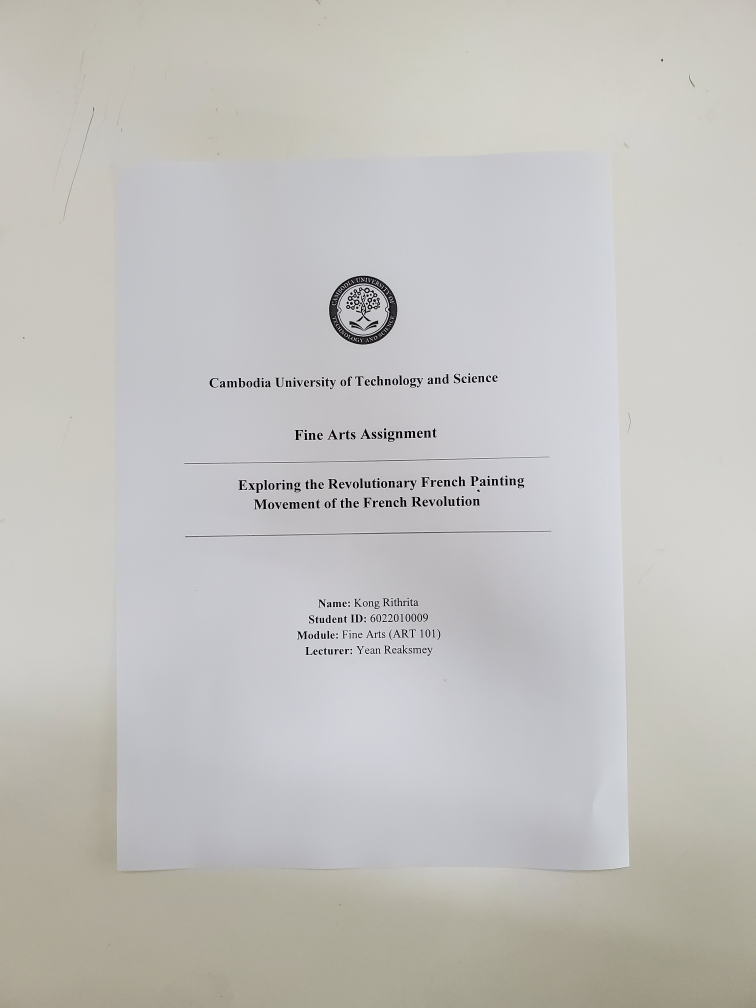
#> input picture Program/Image Testing/Image/white.png, 3024 x 4032 px, found by its file name (shown at 1/4 size)
$ python main.py
#> lines starting #> are read from the running program, lines starting #| are printed output that depends on the picture; after the words box and inside, x2 and y2 are one past the last pixel; in counts of white or black regions, pixels touching at a corner belong together
### Program/Image Testing/functionfile.py
import cv2
import numpy as np
import tkinter as tk
from imutils.perspective import four_point_transform
from imutils import rotate_bound
import pytesseract


pytesseract.pytesseract.tesseract_cmd = 'C:\\Program Files\\Tesseract-OCR\\tesseract.exe'

root = tk.Tk()

Width = root.winfo_screenwidth() - 150
Height = root.winfo_screenheight() - 150

Path = "output2/"


def blurring_process(image):
    # Convert the image to grayscale
    gray_image = cv2.cvtColor(image, cv2.COLOR_BGR2GRAY)

    # Apply Gaussian blur to reduce noise
    blurred_image = cv2.GaussianBlur(gray_image, (7, 7), 0)
    blurred_image = cv2.GaussianBlur(blurred_image, (5, 5), 0)

    return blurred_image


def binarization(image):
    # Perform thresholding
    _, thresholded = cv2.threshold(
        image, 100, 200, cv2.THRESH_BINARY + cv2.THRESH_OTSU)

    # Perform morphological closing to fill gaps
    kernel = cv2.getStructuringElement(cv2.MORPH_ELLIPSE, (5, 5))
    closed = cv2.morphologyEx(
        thresholded, cv2.MORPH_CLOSE, kernel, iterations=20)
    opened = cv2.morphologyEx(closed, cv2.MORPH_OPEN, kernel, iterations=10)

    return opened


def process_white(image):
    lab = cv2.cvtColor(image, cv2.COLOR_BGR2LAB)
    L, A, B = cv2.split(lab)

    # Create an empty RGB image with the same dimensions as the original image
    rgb_image = np.zeros_like(image)

    # Set the R, G, and B channels in the RGB image to the B channel values
    rgb_image[:, :, 0] = B  # Set R channel to B channel
    rgb_image[:, :, 1] = B  # Set G channel to B channel
    rgb_image[:, :, 2] = B  # Set B channel to B channel

    return rgb_image


def edgeDetection(image):
    canny = cv2.Canny(image, 100, 200)
    kernel = cv2.getStructuringElement(cv2.MORPH_ELLIPSE, (5, 5))

    imgDial = cv2.dilate(canny, kernel, iterations=5)  # APPLY DILATION
    imgThreshold = cv2.erode(imgDial, kernel, iterations=1)  # APPLY EROSION

    return imgThreshold


def find_document_contour(image):
    document_contour = np.array(
        [[0.05 * Width, 0.05 * Height], [Width, 0], [0, Height], [Width, Height]])

    contours, _ = cv2.findContours(
        image, cv2.RETR_EXTERNAL, cv2.CHAIN_APPROX_SIMPLE)
    contours = sorted(contours, key=cv2.contourArea, reverse=True)
    if len(contours) > 250:
        return None, None

    else:
        max_area = 0

        for contour in contours:
            area = cv2.contourArea(contour)

            if area > 1000:
                peri = cv2.arcLength(contour, True)
                approx = cv2.approxPolyDP(contour, 0.015 * peri, True)

                if area > max_area and len(approx) == 4:
                    document_contour = approx
                    max_area = area

        return document_contour, max_area


# [8 lines left out: function displayImage, not called in this run]


def saveFile(path, detected, crop):
    cv2.imwrite(f'{path}/detected.png', detected)
    cv2.imwrite(f'{path}/scanned.png', crop)


def ocr(path, image):
    rgb = cv2.cvtColor(image, cv2.COLOR_BGR2RGB)
    results = pytesseract.image_to_osd(
        rgb, output_type=pytesseract.Output.DICT)
    rotated_image = rotate_bound(image, angle=results["rotate"])
    file = open(f"{path}/recognized.txt", "w")
    ocr_text = pytesseract.image_to_string(rotated_image)
    print("Text in the document: \n")
    print(ocr_text)
    file.write(ocr_text)
    file.close()


def warping(image, document_contour, copy, binarize):
    # Perform perspective correction
    warped = four_point_transform(image, document_contour.reshape(4, 2))

    # Draw bounding rectangle on the original image
    x, y, w, h = cv2.boundingRect(document_contour.astype(np.int64))
    cv2.rectangle(copy, (x, y), (x+w, y+h), (0, 255, 0), 3)
    return warped, copy


# [8 lines left out: function result, not called in this run]


def run(original):
    status = False
    copy = original.copy()

    # Preprocess the image
    print("First Step: \n")
    blur = blurring_process(original)

    # Uncomment this part to apply perspective correction
    canny1 = edgeDetection(blur)
    # displayImage("Canny1", canny1)

    binarize1 = binarization(canny1)

    document_contour1, area1 = find_document_contour(binarize1)

    print("Second Step: \n")
    binarize2 = binarization(blur)
    canny2 = edgeDetection(binarize2)
    document_contour2, area2 = find_document_contour(canny2)
    # Check area
    if document_contour1 is not None:

        if document_contour2 is not None:
            if area1 > 200000 or area2 > 200000:
                status = True

            if area2 > area1:
                document_contour = document_contour2
                binarize = binarize2

                warp, copy = warping(
                    original, document_contour, copy, binarize)
                return warp, copy, status

            elif area1 > area2:
                document_contour = document_contour1
                binarize = binarize1

                warp, copy = warping(
                    original, document_contour, copy, binarize)
                return warp, copy, status

            else:
                print('\nGoing to B-Channel\n')
                b_channel = process_white(original)
                b_blur = blurring_process(b_channel)
                b_binarization = binarization(b_blur)
                b_canny = edgeDetection(b_binarization)
                document_contour, area = find_document_contour(b_canny)
                if document_contour is not None:
                    if area > 200000:
                        status = True
                    warp, copy = warping(
                        original, document_contour, copy, b_binarization)

                    return warp, copy, status
                else:
                    print("Can't find any document in the image")
                    status = False

### Program/Image Testing/main.py
from functionfile import run, cv2, saveFile, ocr

path = 'Program/Image Testing/Image/'
image_path = path + 'white.png'
image = cv2.imread(image_path)
#> image is the input picture: shape (4032, 3024, 3); mean B, G, R 190.1, 192.9, 194.2
crop, detect, _ = run(image)
#> in edgeDetection, `canny = cv2.Canny(image, 100, 200)`:
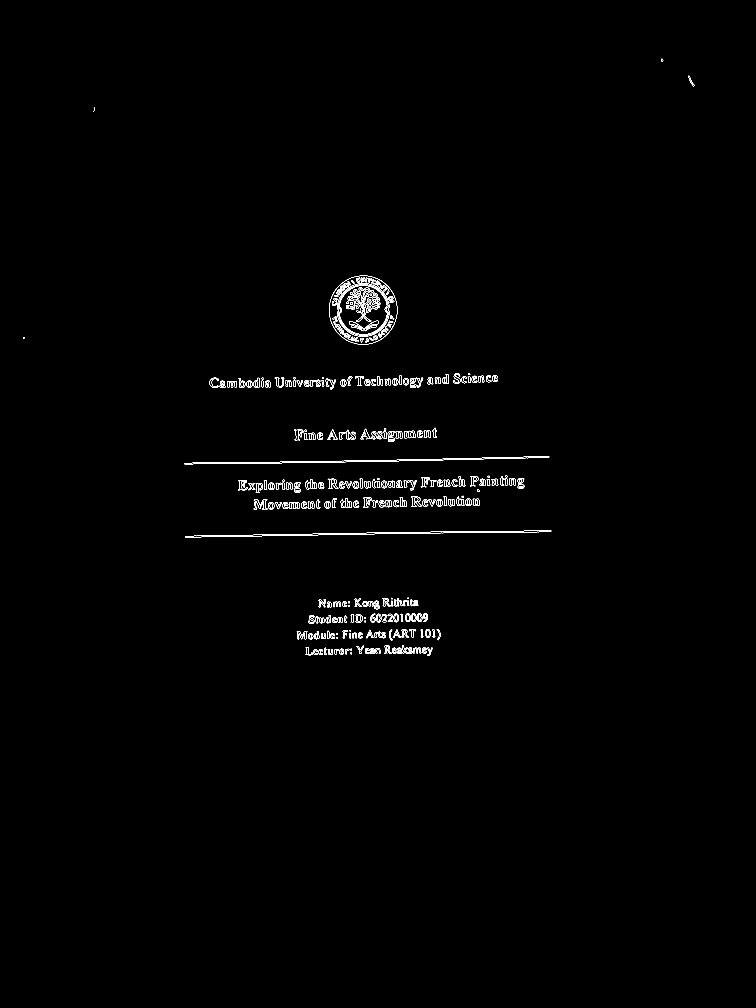
#> canny: shape (4032, 3024) (shown at 1/4 size); 0.37% white in thin lines or dots, all inside (x1, y1, x2, y2) = (92, 235, 2780, 2624)
#> in find_document_contour, `contours, _ = cv2.findContours( image, cv2.RETR_EXTERNAL, cv2.CHAIN_AP..`: contours = 4 contours; box (x1, y1, x2, y2) and area: (921, 1705, 2107, 2046) 282698, (1180, 2383, 1769, 2630) 115982, (1308, 1095, 1598, 1387) 66156, (831, 1485, 1999, 1565) 52172
#> the loop in find_document_contour, `for contour in contours:` made 4 passes
#> (area, peri, approx) on pass 4: (52171.5, 2769.9, [[1998, 1505], [831, 1542], [1653, 1559]])
#> after the loop in find_document_contour, `for contour in contours:`: document_contour = [[88.5, 46.5], [1770, 0], [0, 930], [1770, 930]]; max_area = 0
#> in run, `document_contour1, area1 = find_document_contour(binarize1)`: document_contour1 = [[88.5, 46.5], [1770, 0], [0, 930], [1770, 930]]; area1 = 0
#> in find_document_contour (call 2), `contours, _ = cv2.findContours( image, cv2.RETR_EXTERNAL, cv2.CHAIN_AP..`: contours = 1 contour; box (x1, y1, x2, y2) and area: (0, 2943, 3024, 3642) 58592
#> the loop in find_document_contour (call 2), `for contour in contours:` made 1 pass
#> (area, peri) on pass 1: (58592.5, 8386.1)
#> in run, `document_contour2, area2 = find_document_contour(canny2)`: document_contour2 = [[88.5, 46.5], [1770, 0], [0, 930], [1770, 930]]; area2 = 0
#> in process_white, `L, A, B = cv2.split(lab)`:
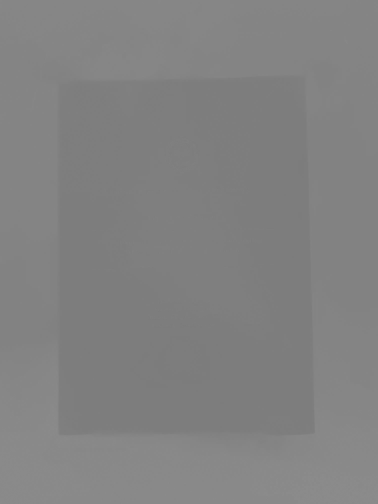
#> B: shape (4032, 3024) (shown at 1/8 size); min 119, max 142, mean 129.6
#> in binarization (call 3), `closed = cv2.morphologyEx( thresholded, cv2.MORPH_CLOSE, kernel, itera..`:
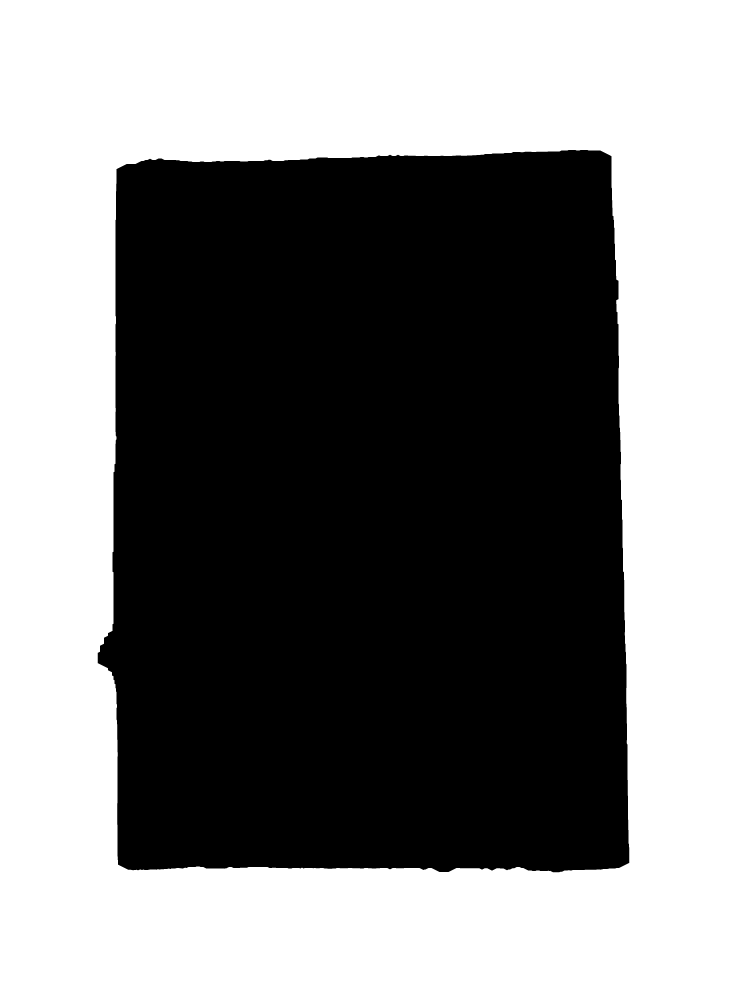
#> closed: shape (4032, 3024) (shown at 1/4 size); values 0 (black) and 200 (white), 52.7% white; 1 black region, box (x1, y1, x2, y2) and area: (391, 600, 2517, 3489) 5770969
#> in edgeDetection (call 3), `imgThreshold = cv2.erode(imgDial, kernel, iterations=1)`:
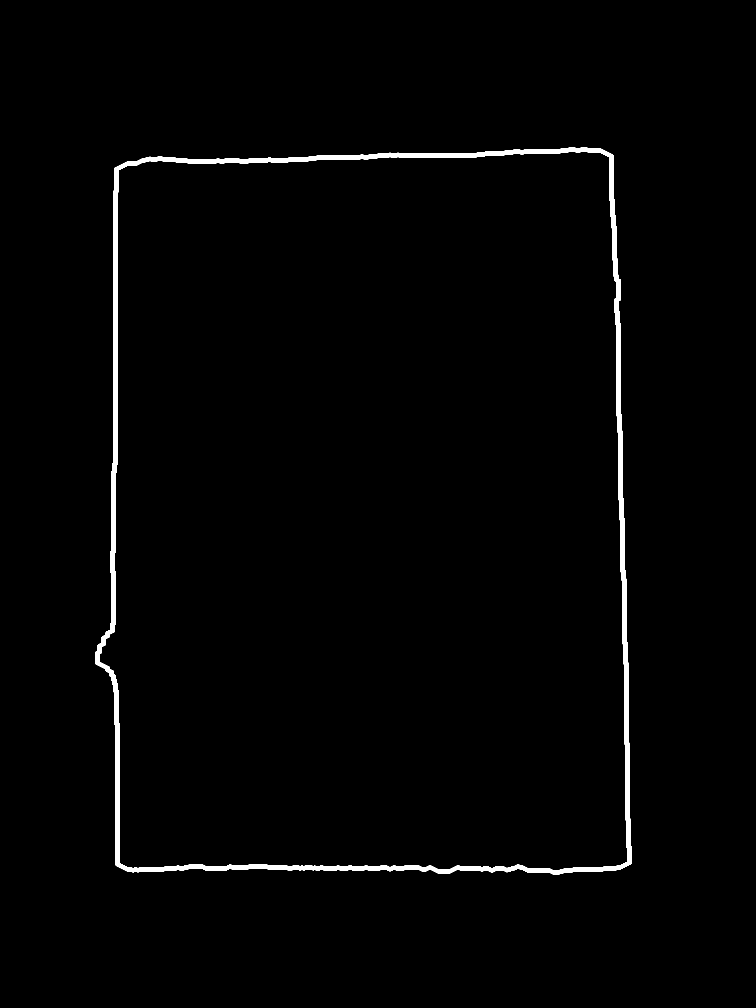
#> imgThreshold: shape (4032, 3024) (shown at 1/4 size); 1.4% white; 1 white region
#> in find_document_contour (call 3), `contours, _ = cv2.findContours( image, cv2.RETR_EXTERNAL, cv2.CHAIN_AP..`: contours = 1 contour; box (x1, y1, x2, y2) and area: (382, 591, 2525, 3497) 5849526
#> in run, `document_contour, area = find_document_contour(b_canny)`: document_contour = [[2453, 620], [457, 673], [465, 3463], [2524, 3455]]; area = 5849526
#> in warping, `warped = four_point_transform(image, document_contour.reshape(4, 2))`:
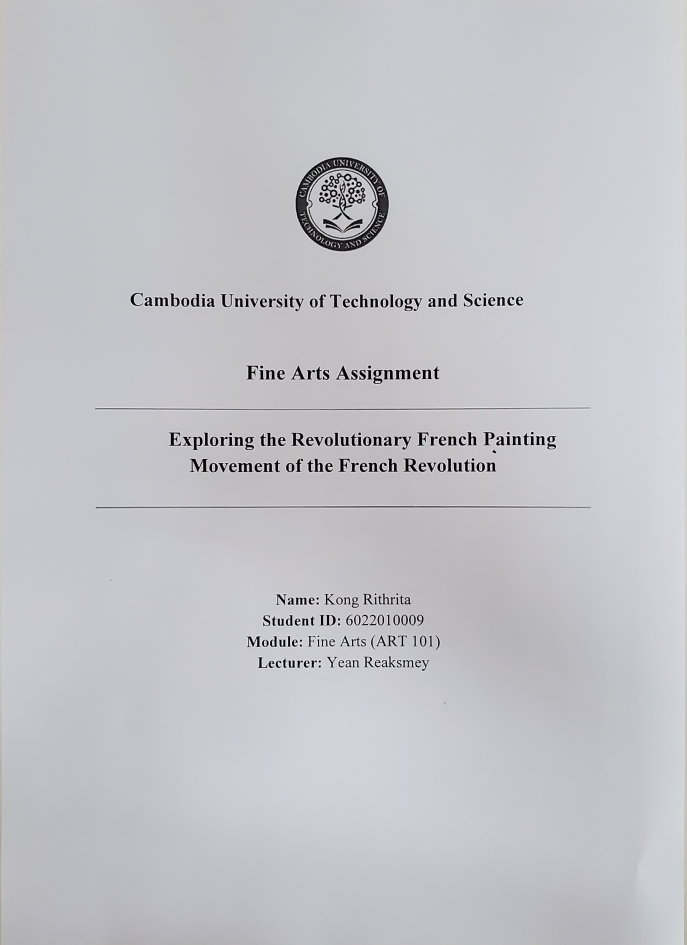
#> warped: shape (2835, 2059, 3) (shown at 1/3 size); mean B, G, R 199.4, 194.8, 194.6
#> in warping, `x, y, w, h = cv2.boundingRect(document_contour.astype(np.int64))`: x = 457; y = 620; w = 2068; h = 2844
saveFile(f'{path}/../output', detect, crop)
ocr(f'{path}/../output', crop)
#> (the call stopped at in ocr, `results = pytesseract.image_to_osd( rgb, output_type=pytesseract.Outpu..`: pytesseract is not available in this run)
# cv2.waitKey(0)
